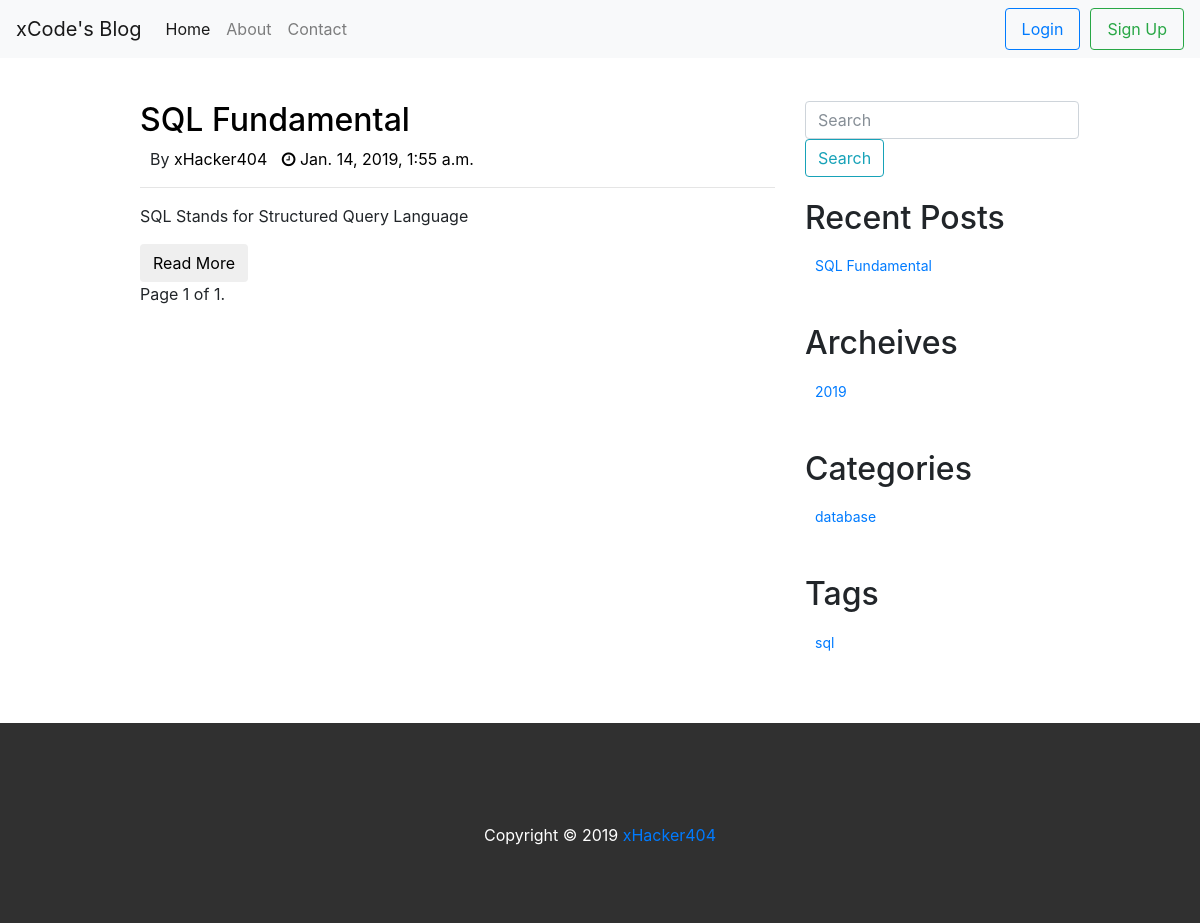
The app's page /, older data.
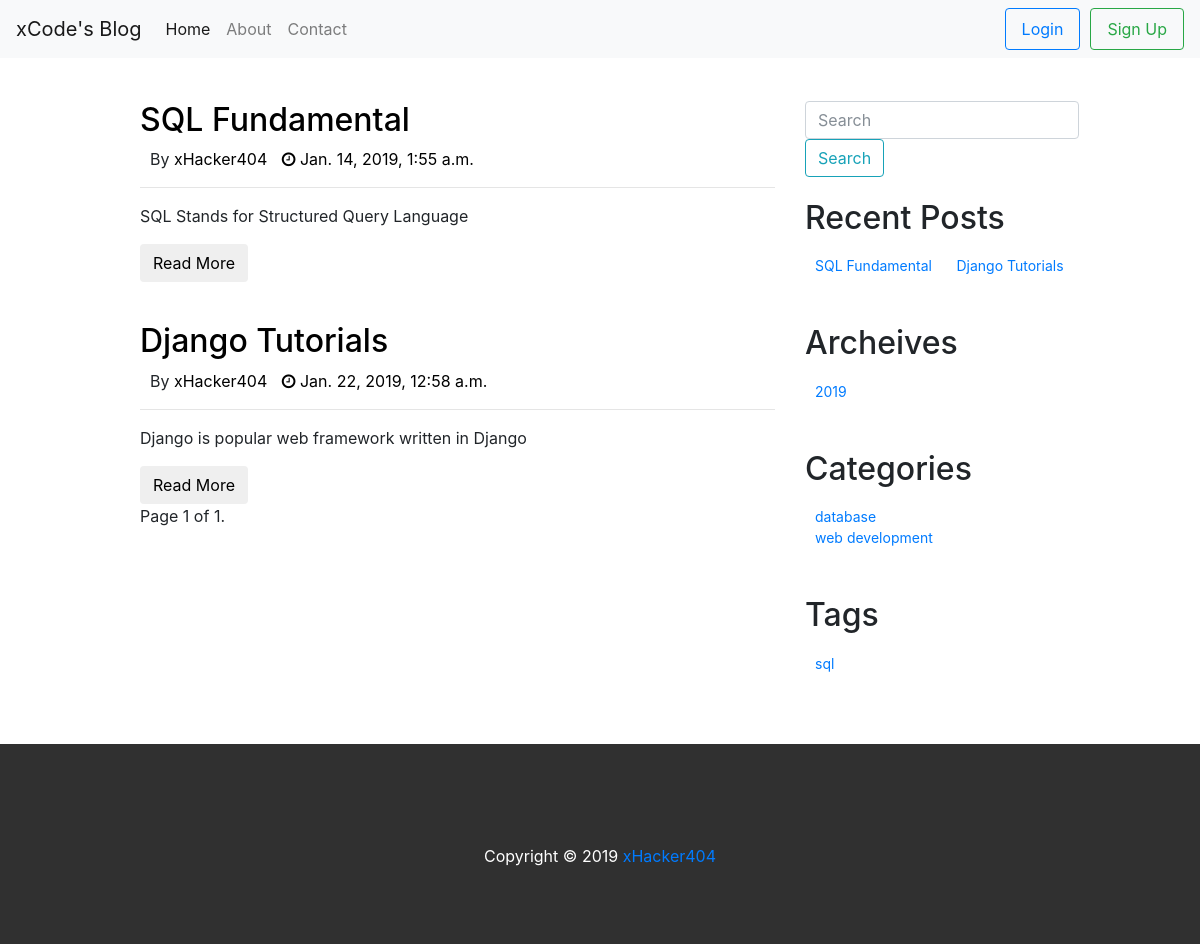
The same page, newer data.
### blog/models.py (models this page shows, shortened)
class Post(models.Model):
    title = models.CharField(max_length=250,unique=True)
    content = models.CharField(max_length=1000)
    tag = models.CharField(max_length=100,default='sql')
    category = models.CharField(max_length=150, default='uncategoried')
    featured_img = models.ImageField(upload_to='featured_images', blank=True)
    author = models.ForeignKey(User,on_delete=models.CASCADE, default=1)
    published_date = models.DateTimeField(default=datetime.now())

### blog/views.py (the view)
# urls.py: path('', views.index, name="index"),
def index(request):
    post_list = Post.objects.order_by('published_date')
    years = []
    tags = []
    categories = []
    for post in post_list :
        year = post.published_date.year
        tag = post.tag
        category = post.category
        if year not in years:
            years.append(year)
        if tag not in tags:
            tags.append(tag)
        if category not in categories:
            categories.append(category)
    paginator = Paginator(post_list, 2) # Show 2 posts per page
    page = request.GET.get('page')
    posts = paginator.get_page(page)
    my_dict = {'posts':posts, 'years':years, 'tags':tags, 'categories':categories}
    return render(request, 'blog/index.html', context=my_dict)

### templates/blog/index.html (shortened to what this page needs)
<!DOCTYPE html>
{% extends 'blog/base.html'%}
{% block post_block %}
<div class="col-md-7">
	{% if posts %}
			{% for post in posts %}
		<div class="post">
        <h2><a href="blog/posts/{{post.id}}"> {{ post.title}} </a></h2>
        <ul>
            <li>By  <a href="blog/author/{{post.author}}">{{ post.author}}</a></li>
            <li><a href="blog/{{post.published_date.year}}/{{post.published_date.month}}/{{post.published_date.day}}"> <i class="fa fa-clock-o" aria-hidden="true"></i> {{ post.published_date }}</a></li>
        </ul>
        <hr>
        <p>{{post.content}}</p>
        <button class="btn"><a href="blog/posts/{{post.id}}">Read More</a></button>
    </div>
		{% endfor %}
		<div class="pagination">
    <span class="step-links">
        <span class="current">
            Page {{ posts.number }} of {{ posts.paginator.num_pages }}.
        </span>
    </span>
  </div>
		{% else %}
		<p>Sorry!! No post has been found!!!</p>
		{% endif %}
</div>
{% endblock %}

### templates/blog/base.html (shortened to what this page needs)
<!DOCTYPE html>
{% load staticfiles %}
<html lang="us">
<head>
    <link href="{% static "css/bootstrap.min.css" %}"rel="stylesheet" type="text/css">
    <link href="{% static "css/jquery-ui.css" %}" rel="stylesheet">
    <link rel="stylesheet" href="https://cdnjs.cloudflare.com/ajax/libs/font-awesome/4.7.0/css/font-awesome.min.css">
    <link href="{% static "css/style.css" %}" rel="stylesheet" type="text/css">
</head>
<body>
		<div class="row">
        <div class="col-md-12">
            <nav class="navbar navbar-expand-lg navbar-light bg-light fixed-top">
              <a class="navbar-brand" href="{% url 'index'%}">xCode's Blog</a>
              <div class="collapse navbar-collapse" id="navbarSupportedContent">
                <ul class="navbar-nav mr-auto">
                  <li class="nav-item active">
                    <a class="nav-link" href="{% url 'index'%}">Home <span class="sr-only">(current)</span></a>
                  </li>
                  <li class="nav-item">
                    <a class="nav-link" href="#">About</a>
                  </li>
                  <li class="nav-item">
                    <a class="nav-link " href="#">Contact</a>
                  </li>
                </ul>
                <form class="form-inline my-2 my-lg-0">
									{% if user.is_authenticated %}
									<a class="nav-link btn btn-outline-primary" href="{% url 'blog:logout' %}" >Logout</a>
                  <h2 style="font-size:24px; padding-left:10px"> Hello {{user.username}} </h2>
									{% else %}
									<a class="nav-link btn btn-outline-primary" href="{% url 'blog:user_login' %}" >Login</a>
                  <a class="nav-link btn btn-outline-success" href="{% url 'blog:sign-up'%}" style="margin-left: 10px">Sign Up</a>
									{% endif %}
								</form>
              </div>
         </nav>
        </div>
    </div>
    <div class="container">
        <div class="row" style="margin-top:100px ">
            <div class="col-md-1" id="left-sidebar"></div>
            {% block post_block %}
            {% endblock %}
            <div class="col-md-4" id="right-sidebar">
								<form class="form-inline" method="GET" action="{% url 'blog:search_view'%}">
                    <input class="form-control mr-sm-2" type="text" name="search_box" placeholder="Search">
                    <button class="btn btn-outline-info my-2 my-sm-0" type="submit">Search</button>
               </form>
                 <div class="widget">
                    <h2>Recent Posts</h2>
										{% if posts %}
											{% for post in posts %}
										<ul>
                        <li> <a href="blog/posts/{{post.id}}">{{post.title}}</a> </li>
                    </ul>
											{% endfor %}
										{% else %}
										<p>No Recent Post!</p>
										{% endif %}
                </div>
                <div class="widget">
                    <h2>Archeives</h2>
                    <ul>
											  {% for year in years %}
												<li> <a href="blog/{{ year}}" />{{ year }}</a> </li>
                        {% endfor %}
                    </ul>
                </div>
                <div class="widget">
                    <h2>Categories</h2>
                    <ul>
											{% for category in categories %}
											<li> <a href="blog/category/{{ category }}" />{{ category }}</a> </li>
											{% endfor %}
                    </ul>
                </div>
                <div class="widget">
                    <h2>Tags</h2>
                    <ul>
											{% for tag in tags %}
											<li> <a href="blog/tag/{{ tag }}" />{{ tag }}</a> </li>
											{% endfor %}
                    </ul>
                </div>
            </div>
        </div>
    </div>
    <div class="row">
            <div class="col-md-12">
                <footer>
                    Copyright &copy; 2019 <a href="http://xHacker404.com">xHacker404</a>
                </footer>
            </div>
    </div>
</body>
</html>

Row changes from the older to the newer data that the page shows:
added Post: title "Django Tutorials", author "xHacker404", published_date "Jan. 22, 2019, 12:58 a.m.", content "Django is popular web framework written in Django", categories "web development"
